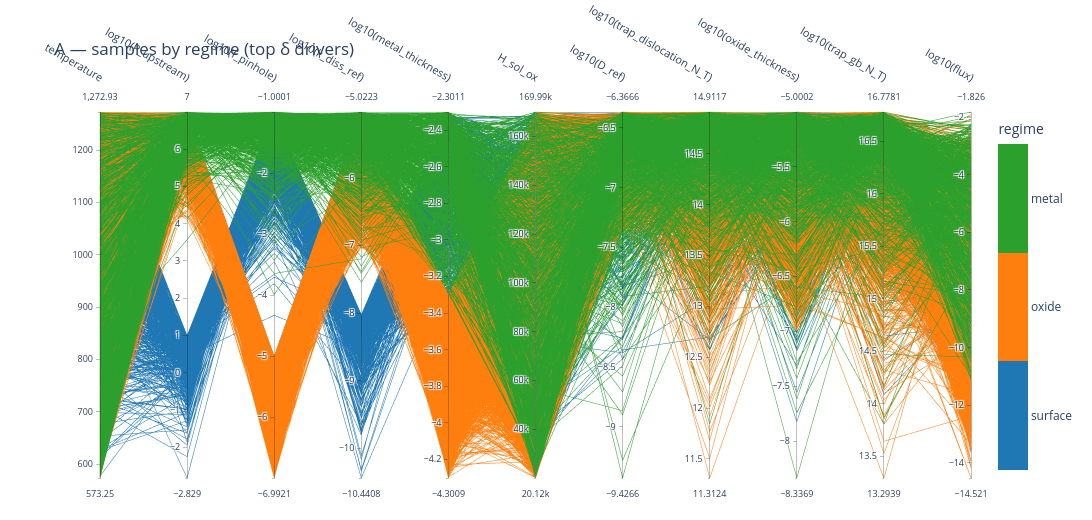

Notebook cell for this chart:
### Markdown cell above
## A — samples coloured by regime

Axes = union of each regime's top-5 δ drivers of flux (+ `log10(flux)`). Each line is one model
run; colour = regime. Brush an axis (e.g. pull `log10(P_upstream)` to its low end) to see which
regime/flux lines survive.

### Code cell
drivers = []
for r in ['surface', 'oxide', 'metal']:
    for p in top_drivers(routeB, r, 'flux', k=5):
        if p not in drivers:
            drivers.append(p)
dimsA = drivers + ['flux']

figA = parallel_coordinates_samples(
    master, dimsA, color_by='regime', log_dims=logsub(dimsA),
    title='A — samples by regime (top δ drivers)',
    save_html=os.path.join(FIG_DIR, 'pcp_A_regime.html'))
print("A axes:", dimsA)
figA

### Figure 1 — Plotly figure (JSON) as saved in the notebook; plotly's stock layout.template omitted (floating-point values rounded to 4 significant figures; data arrays with more than 128 entries replaced by an {"elided": "..."} marker saying what was removed)
{"data": [{"dimensions": [{"label": "temperature", "values": {"elided": "5252 float values"}}, {"label": "log10(P_upstream)", "values": {"elided": "5252 float values"}}, {"label": "log10(f_pinhole)", "values": {"elided": "5252 float values"}}, {"label": "log10(k_diss_ref)", "values": {"elided": "5252 float values"}}, {"label": "log10(metal_thickness)", "values": {"elided": "5252 float values"}}, {"label": "H_sol_ox", "values": {"elided": "5252 float values"}}, {"label": "log10(D_ref)", "values": {"elided": "5252 float values"}}, {"label": "log10(trap_dislocation_N_T)", "values": {"elided": "5252 float values"}}, {"label": "log10(oxide_thickness)", "values": {"elided": "5252 float values"}}, {"label": "log10(trap_gb_N_T)", "values": {"elided": "5252 float values"}}, {"label": "log10(flux)", "values": {"elided": "5252 float values"}}], "labelangle": 30, "labelfont": {"size": 11}, "labelside": "top", "line": {"cmax": 2.5, "cmin": -0.5, "color": {"elided": "5252 float values"}, "colorbar": {"ticktext": ["surface", "oxide", "metal"], "tickvals": [0, 1, 2], "title": {"text": "regime"}}, "colorscale": [[0, "#1f77b4"], [0.333, "#1f77b4"], [0.334, "#ff7f0e"], [0.666, "#ff7f0e"], [0.667, "#2ca02c"], [1, "#2ca02c"]], "showscale": true}, "rangefont": {"size": 9}, "tickfont": {"size": 9}, "type": "parcoords"}], "layout": {"font": {"size": 12}, "height": 520, "margin": {"b": 40, "l": 100, "r": 120, "t": 110}, "title": {"text": "A — samples by regime (top δ drivers)"}, "width": 1485}}
